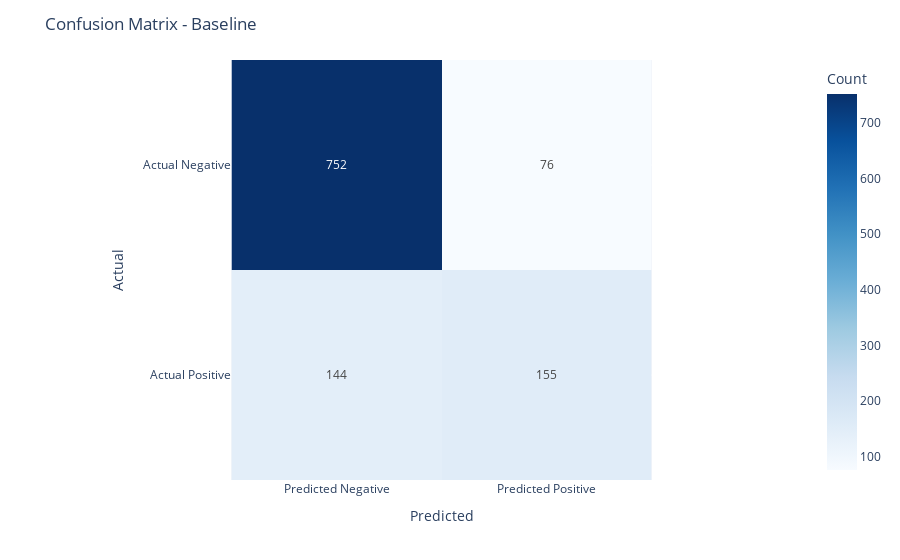

This figure's notebook cell:
### Code cell
cm = confusion_matrix(y_cv, y_pred_class_lr1)
tn, fp, fn, tp = confusion_matrix(y_cv, y_pred_class_lr1).ravel()
cm_df = pd.DataFrame(cm, columns=['Predicted Negative', 'Predicted Positive'], index=['Actual Negative', 'Actual Positive'])

fig = px.imshow(cm_df, labels=dict(x="Predicted", y="Actual", color="Count"),
                x=['Predicted Negative', 'Predicted Positive'],
                y=['Actual Negative', 'Actual Positive'],
                color_continuous_scale=px.colors.sequential.Blues,text_auto=True)

fig.update_traces(showscale=True) 
fig.update_layout(title='Confusion Matrix - Baseline')
fig.show()

### Figure 1 — Plotly figure (JSON) as saved in the notebook; plotly's stock layout.template omitted (floating-point values rounded to 4 significant figures)
{"data": [{"coloraxis": "coloraxis", "hovertemplate": "Predicted: %{x}<br>Actual: %{y}<br>Count: %{z}<extra></extra>", "name": "0", "showscale": true, "texttemplate": "%{z}", "type": "heatmap", "x": ["Predicted Negative", "Predicted Positive"], "xaxis": "x", "y": ["Actual Negative", "Actual Positive"], "yaxis": "y", "z": [[752, 76], [144, 155]]}], "layout": {"coloraxis": {"colorbar": {"title": {"text": "Count"}}, "colorscale": [[0, "rgb(247,251,255)"], [0.125, "rgb(222,235,247)"], [0.25, "rgb(198,219,239)"], [0.375, "rgb(158,202,225)"], [0.5, "rgb(107,174,214)"], [0.625, "rgb(66,146,198)"], [0.75, "rgb(33,113,181)"], [0.875, "rgb(8,81,156)"], [1, "rgb(8,48,107)"]]}, "margin": {"t": 60}, "title": {"text": "Confusion Matrix - Baseline"}, "xaxis": {"anchor": "y", "constrain": "domain", "domain": [0, 1], "scaleanchor": "y", "title": {"text": "Predicted"}}, "yaxis": {"anchor": "x", "autorange": "reversed", "constrain": "domain", "domain": [0, 1], "title": {"text": "Actual"}}}}
